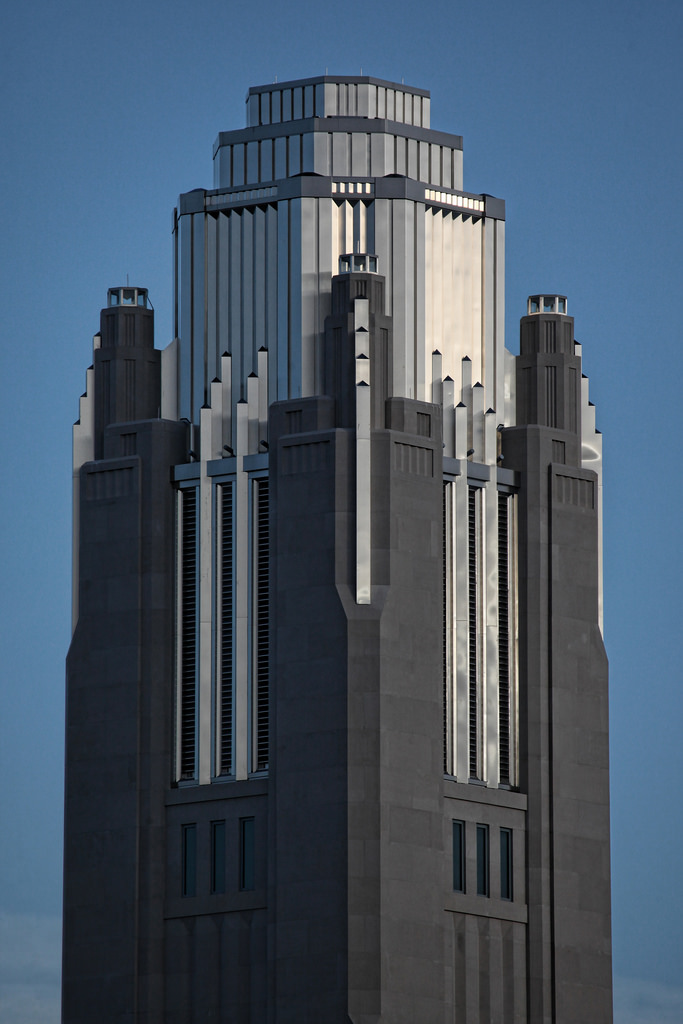
#> input picture images/corner-test-3.jpg, 683 x 1024 px
$ python FAST_detector.py images/corner-test-3.jpg out.png
#> lines starting #> are read from the running program, lines starting #| are printed output that depends on the picture
# from https://docs.opencv.org/3.0-beta/doc/py_tutorials/py_feature2d/py_fast/py_fast.html
# by Paul-Ruben Schlumbom, psch250
import sys
import os
import cv2
import numpy as np
from matplotlib import pyplot as plt
from shutil import copy

report=False
display = False

def show_im(im, points, name=None):
    plt.clf()
    #im2 = im
    #im2 = cv2.drawKeypoints(im, points, im2, color=(255, 0, 0))
    plt.imshow(im)
    plt.set_cmap('hot')
    plt.scatter(y=[p[1] for p in points], x=[p[0] for p in points], marker='x')
    if display:
        for p in points:
            plt.annotate('({},{})'.format(p[1], p[0]), xy=(p[1],p[0]))
    if name: plt.savefig(name, dpi=900)
    plt.draw()

def prune_points(im, points, proxim_thresh, side, pos):
    pruned_pts = list(points)

    covered = np.zeros((len(pruned_pts)))
    subset = []
    for i in range(len(pruned_pts)):
        collected = []
        if covered[i] != 1:
            for j in range(len(pruned_pts)):
                if covered[j] != 1:
                    a, b = np.asarray(pruned_pts[i]), np.asarray(pruned_pts[j])
                    if np.sqrt(np.sum((a - b) ** 2)) < proxim_thresh:
                        collected.append(pruned_pts[j])
                        covered[j] = 1
        if len(collected) > 0:
            collected.append(pruned_pts[i])
            covered[i] = 1
            subset.append(sum(collected) / len(collected))
        elif covered[i] != 1:
            covered[i] = 1
            subset.append(pruned_pts[i])
    pruned_pts = subset
    return pruned_pts

if __name__ == "__main__":
    imagename = sys.argv[1]
    outname = sys.argv[2]
    imagepath =  imagename
    quit = False

    while not quit:
        print("Processing image...")
        imagepath = imagename
        #imagepath = imagename
        im = cv2.imread(imagepath, 0)
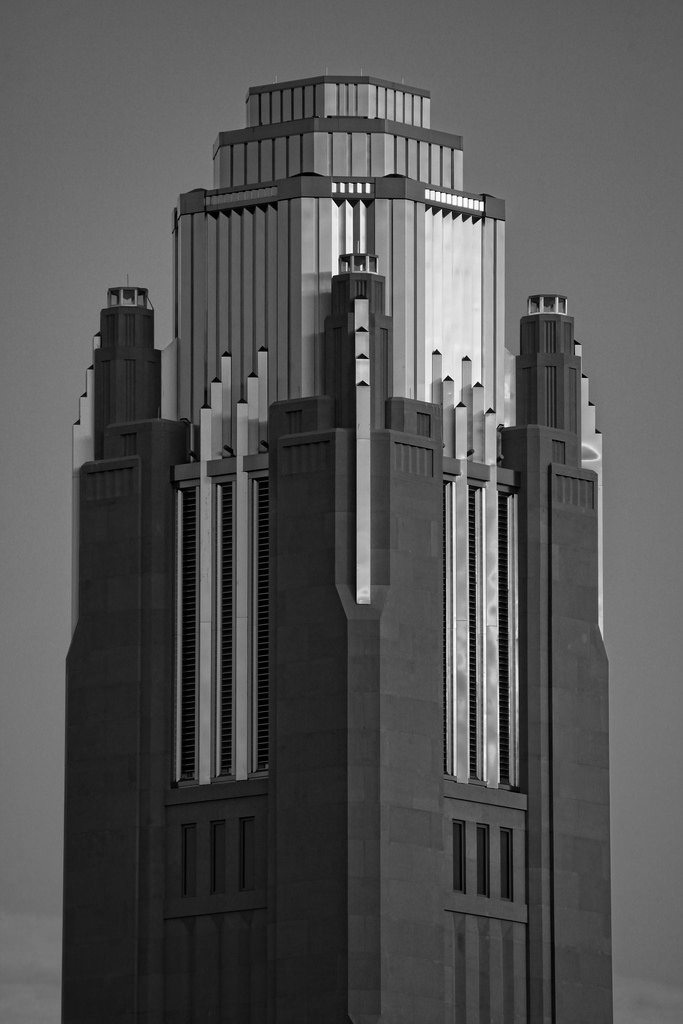
#> im: shape (1024, 683); min 0, max 255, mean 83.9


        threshold = 20
        nonmax_suppression = 1
        neighbourhood = 2
        dist_thresh = 0

        # Initiate FAST object with default values
        fast = cv2.FastFeatureDetector_create()
        fast.setThreshold(threshold)
        fast.setNonmaxSuppression(nonmax_suppression)
        fast.setType(neighbourhood)

        plt.ion()

        cont = True
        while cont:
            print("------\nthreshold: {}\nnonmax suppression: {}\nneighbourhood: {}\n-----".format(threshold, nonmax_suppression, neighbourhood))
            points = fast.detect(im)
            points = [point.pt for point in points]

            print("{} points detected.".format(len(points)))
            if dist_thresh > 0:
                points = prune_points(im, points, dist_thresh, 1500, (1400,1000))
                print("{} condensed points detected.".format(len(points)))

            show_im(im, points)
            if "y" in input("Keep this result? y/n: "):
                outpath = 'results-fast/'+outname+'/'
                if not os.path.exists(outpath[:-1]):
                    os.makedirs(outpath[:-1])

                show_im(im, points, name=outpath + outname + '_detected.png')
                copy(imagepath, outpath)

                # create & save new csv file
                out_lines = ["\n{},{}".format(u, im.shape[0] - v) for (u, v) in points]
                with open(outpath + outname + '_predicted-points.csv', 'w') as f:
                    f.write("threshold,{},nonmax_suppression,{},neighbourhood,{}\n".format(threshold, nonmax_suppression, neighbourhood))
                    f.write("u,v")
                    for line in out_lines:
                        # print(line)
                        f.write(line)
                print("Saved image {} and CSV file {}.".format(outname + '_detected.png', outname + '_predicted-points.csv'))
                cont = False
                break
            else:
                command = input("Enter comma-separated modifications prefixed by variable ID, e.g. A{},B{},C{}\nA: threshold\nB: nonmax_suppression\nC: neighbourhood\nD: threshold proximity for point pruning (0 for no pruning)\nq: quit\n".format(threshold, nonmax_suppression, neighbourhood))
                commands = command.split(',')
                for mod in commands:
                    if 'A' in mod:
                        threshold = int(mod[1:])
                        fast.setThreshold(threshold)
                    elif 'B' in mod:
                        nonmax_suppression = int(mod[1:])
                        fast.setNonmaxSuppression(nonmax_suppression)
                    elif 'C' in mod:
                        neighbourhood = int(mod[1:])
                        fast.setType(neighbourhood)
                    elif 'D' in mod:
                        dist_thresh = float(mod[1:])
                    else: cont = False
#> this loop made 1 pass; the answer given on pass 1: y
#| 1758 points detected.
#> pass 1, in show_im (call 2), `if name: plt.savefig(name, dpi=900)`:
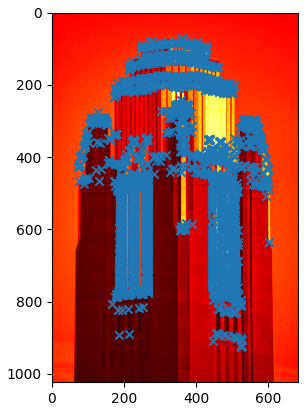
#> figure drawn by matplotlib, 1 panel

        if 'n' in input("Process another image? y/n: "):
#> the answer given: n
            quit = True
        else:
            imagename = input("Enter new image path: ")
            outname = input("Enter new output name: ")
    print("Goodbye!")
